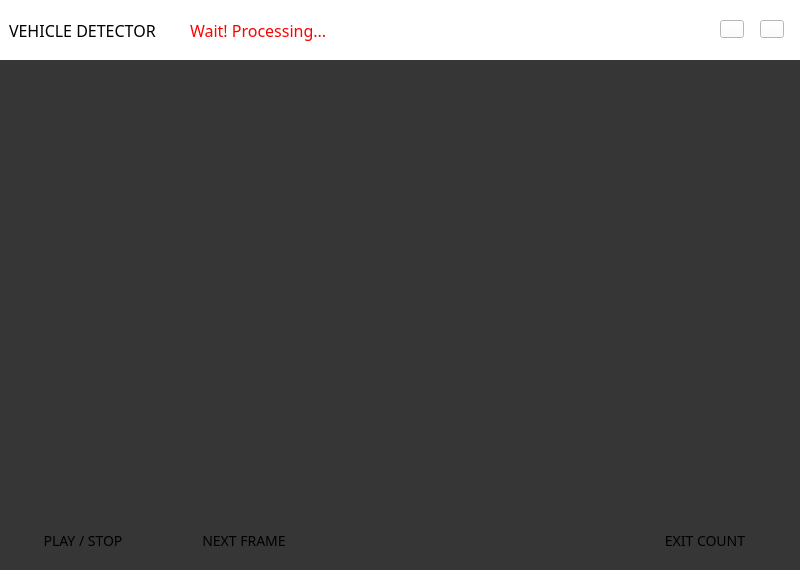
<?xml version="1.0" encoding="UTF-8"?>
<ui version="4.0">
 <class>MainWindow</class>
 <widget class="QMainWindow" name="MainWindow">
  <property name="windowModality">
   <enum>Qt::WindowModal</enum>
  </property>
  <property name="geometry">
   <rect>
    <x>0</x>
    <y>0</y>
    <width>800</width>
    <height>570</height>
   </rect>
  </property>
  <property name="windowTitle">
   <string>COUNTING SOFTWARE</string>
  </property>
  <property name="windowIcon">
   <iconset>
    <normaloff>:/images/logo.jpg</normaloff>:/images/logo.jpg</iconset>
  </property>
  <property name="styleSheet">
   <string notr="true">font: 75 16pt &quot;Russo One&quot;;
background: rgb(54, 54, 54);</string>
  </property>
  <property name="iconSize">
   <size>
    <width>32</width>
    <height>32</height>
   </size>
  </property>
  <property name="toolButtonStyle">
   <enum>Qt::ToolButtonIconOnly</enum>
  </property>
  <property name="animated">
   <bool>true</bool>
  </property>
  <widget class="QWidget" name="centralWidget">
   <widget class="QPushButton" name="bnUpload">
    <property name="geometry">
     <rect>
      <x>260</x>
      <y>260</y>
      <width>240</width>
      <height>60</height>
     </rect>
    </property>
    <property name="font">
     <font>
      <family>Russo One</family>
      <pointsize>16</pointsize>
      <weight>9</weight>
      <italic>false</italic>
      <bold>false</bold>
     </font>
    </property>
    <property name="focusPolicy">
     <enum>Qt::NoFocus</enum>
    </property>
    <property name="layoutDirection">
     <enum>Qt::RightToLeft</enum>
    </property>
    <property name="autoFillBackground">
     <bool>false</bool>
    </property>
    <property name="styleSheet">
     <string notr="true">QPushButton {
	border-radius: 9px;
	border-image: url(:/images/bn_upload.png);
}

QPushButton:pressed {
	border-image: url(:/images/bn_upload_dn.png);
}</string>
    </property>
    <property name="text">
     <string/>
    </property>
    <property name="iconSize">
     <size>
      <width>48</width>
      <height>48</height>
     </size>
    </property>
    <property name="flat">
     <bool>false</bool>
    </property>
   </widget>
   <widget class="QLabel" name="bg">
    <property name="geometry">
     <rect>
      <x>0</x>
      <y>60</y>
      <width>800</width>
      <height>450</height>
     </rect>
    </property>
    <property name="sizePolicy">
     <sizepolicy hsizetype="Ignored" vsizetype="Ignored">
      <horstretch>0</horstretch>
      <verstretch>0</verstretch>
     </sizepolicy>
    </property>
    <property name="minimumSize">
     <size>
      <width>800</width>
      <height>450</height>
     </size>
    </property>
    <property name="maximumSize">
     <size>
      <width>800</width>
      <height>450</height>
     </size>
    </property>
    <property name="font">
     <font>
      <family>Russo One</family>
      <pointsize>16</pointsize>
      <weight>9</weight>
      <italic>false</italic>
      <bold>false</bold>
     </font>
    </property>
    <property name="focusPolicy">
     <enum>Qt::NoFocus</enum>
    </property>
    <property name="layoutDirection">
     <enum>Qt::LeftToRight</enum>
    </property>
    <property name="text">
     <string/>
    </property>
    <property name="scaledContents">
     <bool>true</bool>
    </property>
    <property name="alignment">
     <set>Qt::AlignLeading|Qt::AlignLeft|Qt::AlignVCenter</set>
    </property>
    <property name="margin">
     <number>0</number>
    </property>
   </widget>
   <widget class="QWidget" name="layoutWidget">
    <property name="geometry">
     <rect>
      <x>0</x>
      <y>510</y>
      <width>814</width>
      <height>61</height>
     </rect>
    </property>
    <property name="focusPolicy">
     <enum>Qt::NoFocus</enum>
    </property>
    <layout class="QHBoxLayout" name="footer">
     <property name="spacing">
      <number>12</number>
     </property>
     <property name="sizeConstraint">
      <enum>QLayout::SetDefaultConstraint</enum>
     </property>
     <property name="leftMargin">
      <number>12</number>
     </property>
     <property name="rightMargin">
      <number>12</number>
     </property>
     <item>
      <widget class="QPushButton" name="bnPlay">
       <property name="minimumSize">
        <size>
         <width>130</width>
         <height>35</height>
        </size>
       </property>
       <property name="maximumSize">
        <size>
         <width>130</width>
         <height>35</height>
        </size>
       </property>
       <property name="font">
        <font>
         <family>Russo One</family>
         <pointsize>-1</pointsize>
         <weight>9</weight>
         <italic>false</italic>
         <bold>false</bold>
        </font>
       </property>
       <property name="focusPolicy">
        <enum>Qt::NoFocus</enum>
       </property>
       <property name="layoutDirection">
        <enum>Qt::LeftToRight</enum>
       </property>
       <property name="autoFillBackground">
        <bool>false</bool>
       </property>
       <property name="styleSheet">
        <string notr="true">QPushButton {
	border-radius: 5px;
	border-image: url(:/images/bn_play.png);
	font-size: 14px;
    padding: 6;
	padding-right: 32;
}

QPushButton:pressed {
	border-image: url(:/images/bn_play_dn.png);
	color : white;
}
</string>
       </property>
       <property name="text">
        <string>PLAY / STOP</string>
       </property>
       <property name="iconSize">
        <size>
         <width>24</width>
         <height>24</height>
        </size>
       </property>
      </widget>
     </item>
     <item>
      <widget class="QPushButton" name="bnNext">
       <property name="minimumSize">
        <size>
         <width>130</width>
         <height>35</height>
        </size>
       </property>
       <property name="maximumSize">
        <size>
         <width>130</width>
         <height>35</height>
        </size>
       </property>
       <property name="font">
        <font>
         <family>Russo One</family>
         <pointsize>-1</pointsize>
         <weight>9</weight>
         <italic>false</italic>
         <bold>false</bold>
        </font>
       </property>
       <property name="focusPolicy">
        <enum>Qt::NoFocus</enum>
       </property>
       <property name="layoutDirection">
        <enum>Qt::LeftToRight</enum>
       </property>
       <property name="autoFillBackground">
        <bool>false</bool>
       </property>
       <property name="styleSheet">
        <string notr="true">QPushButton {
	border-radius: 5px;
	border-image: url(:/images/bn_next.png);
	font-size: 14px;
    padding: 6;
	padding-right: 32;
}

QPushButton:pressed {
	border-image: url(:/images/bn_next_dn.png);
	color : white;
}
</string>
       </property>
       <property name="text">
        <string>NEXT FRAME</string>
       </property>
       <property name="iconSize">
        <size>
         <width>24</width>
         <height>24</height>
        </size>
       </property>
      </widget>
     </item>
     <item>
      <spacer name="horizontalSpacer">
       <property name="orientation">
        <enum>Qt::Horizontal</enum>
       </property>
       <property name="sizeType">
        <enum>QSizePolicy::Fixed</enum>
       </property>
       <property name="sizeHint" stdset="0">
        <size>
         <width>300</width>
         <height>20</height>
        </size>
       </property>
      </spacer>
     </item>
     <item>
      <widget class="QPushButton" name="bnExit">
       <property name="minimumSize">
        <size>
         <width>130</width>
         <height>35</height>
        </size>
       </property>
       <property name="maximumSize">
        <size>
         <width>130</width>
         <height>35</height>
        </size>
       </property>
       <property name="font">
        <font>
         <family>Russo One</family>
         <pointsize>-1</pointsize>
         <weight>9</weight>
         <italic>false</italic>
         <bold>false</bold>
        </font>
       </property>
       <property name="focusPolicy">
        <enum>Qt::NoFocus</enum>
       </property>
       <property name="layoutDirection">
        <enum>Qt::LeftToRight</enum>
       </property>
       <property name="autoFillBackground">
        <bool>false</bool>
       </property>
       <property name="styleSheet">
        <string notr="true">QPushButton {
	border-radius: 5px;
	border-image: url(:/images/bn_exit.png);
	font-size: 14px;
    padding: 6;
	padding-right: 32;
}

QPushButton:pressed {
	border-image: url(:/images/bn_exit_dn.png);
	color : white;
}
</string>
       </property>
       <property name="text">
        <string>EXIT COUNT</string>
       </property>
       <property name="iconSize">
        <size>
         <width>24</width>
         <height>24</height>
        </size>
       </property>
      </widget>
     </item>
    </layout>
   </widget>
   <widget class="QWidget" name="titlebar" native="true">
    <property name="geometry">
     <rect>
      <x>0</x>
      <y>0</y>
      <width>800</width>
      <height>60</height>
     </rect>
    </property>
    <property name="focusPolicy">
     <enum>Qt::NoFocus</enum>
    </property>
    <property name="styleSheet">
     <string notr="true">background-color: rgb(255, 255, 255);</string>
    </property>
    <widget class="QPushButton" name="bnMClose">
     <property name="geometry">
      <rect>
       <x>760</x>
       <y>20</y>
       <width>24</width>
       <height>18</height>
      </rect>
     </property>
     <property name="focusPolicy">
      <enum>Qt::NoFocus</enum>
     </property>
     <property name="styleSheet">
      <string notr="true">border-image: url(:/images/ic_close.png);</string>
     </property>
    </widget>
    <widget class="QPushButton" name="bnMMin">
     <property name="geometry">
      <rect>
       <x>720</x>
       <y>20</y>
       <width>24</width>
       <height>18</height>
      </rect>
     </property>
     <property name="focusPolicy">
      <enum>Qt::NoFocus</enum>
     </property>
     <property name="styleSheet">
      <string notr="true">border-image: url(:/images/ic_min.png);</string>
     </property>
     <property name="text">
      <string/>
     </property>
    </widget>
    <widget class="QLabel" name="title">
     <property name="geometry">
      <rect>
       <x>9</x>
       <y>5</y>
       <width>281</width>
       <height>50</height>
      </rect>
     </property>
     <property name="font">
      <font>
       <family>Russo One</family>
       <pointsize>12</pointsize>
       <weight>9</weight>
       <italic>false</italic>
       <bold>false</bold>
      </font>
     </property>
     <property name="focusPolicy">
      <enum>Qt::NoFocus</enum>
     </property>
     <property name="styleSheet">
      <string notr="true">background-color: rgb(255, 255, 255);
font: 75 12pt &quot;Russo One&quot;;</string>
     </property>
     <property name="text">
      <string>VEHICLE DETECTOR</string>
     </property>
    </widget>
    <widget class="QLabel" name="title_2">
     <property name="geometry">
      <rect>
       <x>190</x>
       <y>5</y>
       <width>281</width>
       <height>50</height>
      </rect>
     </property>
     <property name="font">
      <font>
       <family>Russo One</family>
       <pointsize>12</pointsize>
       <weight>9</weight>
       <italic>false</italic>
       <bold>false</bold>
      </font>
     </property>
     <property name="focusPolicy">
      <enum>Qt::NoFocus</enum>
     </property>
     <property name="styleSheet">
      <string notr="true">background-color: rgb(255, 255, 255);
font: 75 12pt &quot;Russo One&quot;;
color: red</string>
     </property>
     <property name="text">
      <string>Wait! Processing...</string>
     </property>
    </widget>
   </widget>
   <widget class="QFontComboBox" name="fontComboBox">
    <property name="geometry">
     <rect>
      <x>840</x>
      <y>300</y>
      <width>156</width>
      <height>22</height>
     </rect>
    </property>
    <property name="focusPolicy">
     <enum>Qt::NoFocus</enum>
    </property>
   </widget>
   <zorder>bg</zorder>
   <zorder>layoutWidget</zorder>
   <zorder>bnUpload</zorder>
   <zorder>titlebar</zorder>
   <zorder>fontComboBox</zorder>
  </widget>
 </widget>
 <layoutdefault spacing="6" margin="11"/>
 <resources/>
 <connections/>
</ui>
